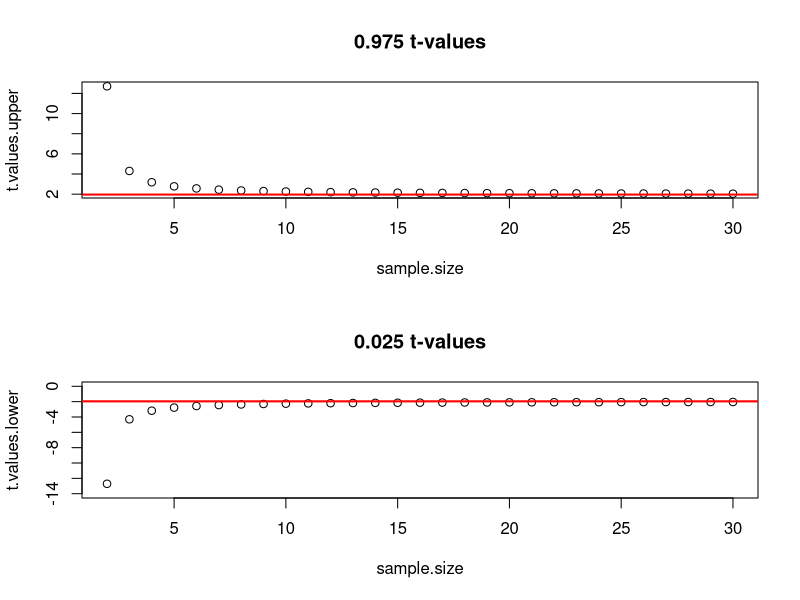
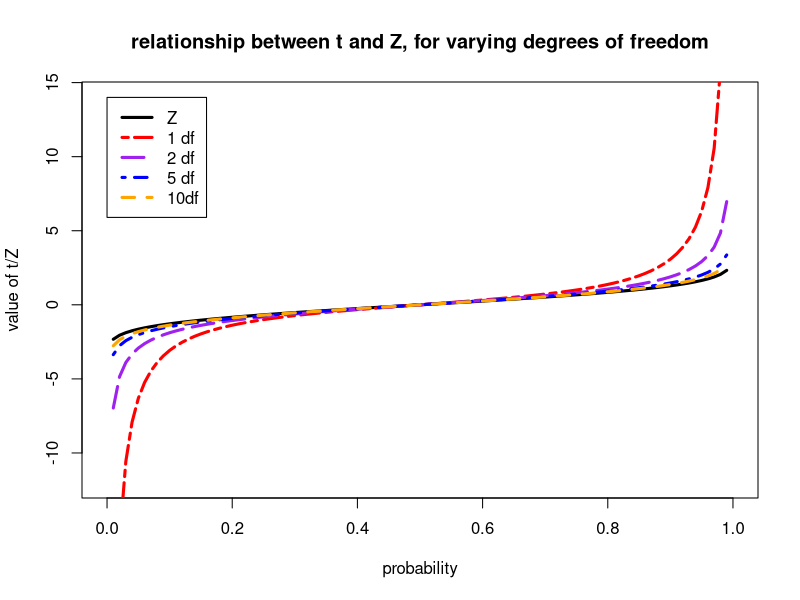
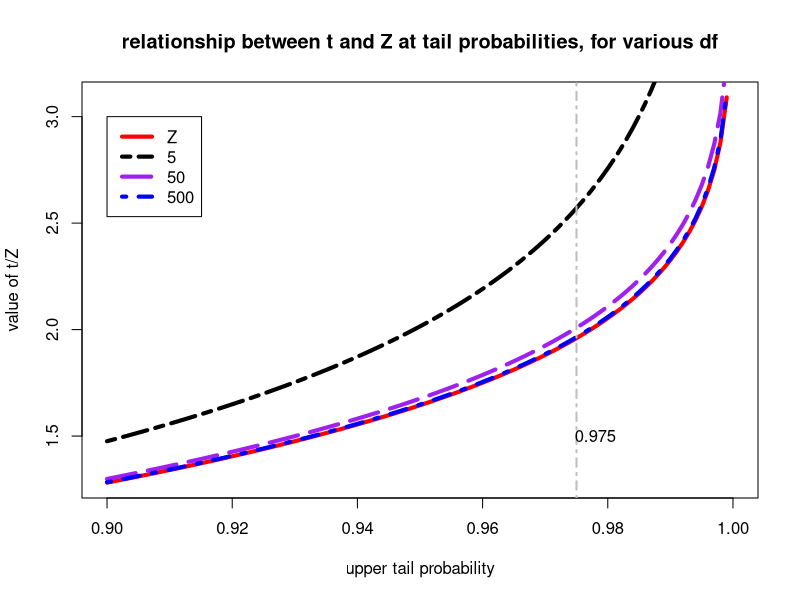

Write the R code that produced these figures, in order.

# This little example shows the relationship between Z and t tail probabilities for varying sample sizes.

# Different Sample Sizes
sample.size <- 2:30 # We will allow sample size to vary

# Now we find the "critical values" for out confidence intervals. For alpha=0.05, we want to consider the 1-alpha (0.95) region, so as a specific case, we can look at the 0.025 regions at the upper and lower ends of the distribution.
#
t.values.upper <- qt(0.975, df=sample.size-1)
t.values.lower <- qt(0.025, df=sample.size-1)

par(mfrow=c(2,1))
plot(t.values.upper ~ sample.size, type="p", main="0.975 t-values")
abline(h=1.96, col="red", lwd=2)
plot(t.values.lower ~ sample.size, type="p", main="0.025 t-values", ylim=c(-14,0))
abline(h=-1.96, col="red", lwd=2)


# Another way to think about this is how well the t-distribution approximates the Z distribution (standard normal distribution)
par(mfrow=c(1,1))
curve(qnorm(x,mean=0, sd=1),0,1,
    ylim=c(-12, 14), 
    lwd=3, lty=1, ylab="value of t/Z", 
    xlab="probability", 
    col="black", 
    main="relationship between t and Z, for varying degrees of freedom")
curve(qt(x,df=1),0,1, lwd=3, lty=6, col="red", add=T)
curve(qt(x,df=2),0,1, lwd=3, lty=5, col="purple", add=T)
curve(qt(x,df=5),0,1, lwd=3, lty=4, col="blue", add=T)
curve(qt(x,df=10),0,1, lwd=3, lty=2, col="orange", add=T)
legend(0, y=14, legend=c("Z","1 df","2 df","5 df", "10df"), 
    col=c("black","red", "purple", "blue", "orange"),
    lwd=3, lty=c(1,6,5,4, 2))


curve(qnorm(x,mean=0, sd=1),0.9,1, lwd=4, lty=1,ylab="value of t/Z", xlab="upper tail probability", col="red", main="relationship between t and Z at tail probabilities, for various df")
curve(qt(x,df=5),0.9,1, lwd=4, lty=6, col="black", add=T)
curve(qt(x,df=50),0.9,1, lwd=4, lty=5, col="purple", add=T)
curve(qt(x,df=500),0.9,1, lwd=4, lty=4, col="blue", add=T)
legend(0.9,y=3,, legend=c("Z",5,50,500), col=c("red","black", "purple", "blue"), lwd=4, lty=c(1,6,5,4))
abline(v=0.975, col="grey", lwd=2, lty=4)
text(x=0.978,y=1.5, labels="0.975", col="black")

